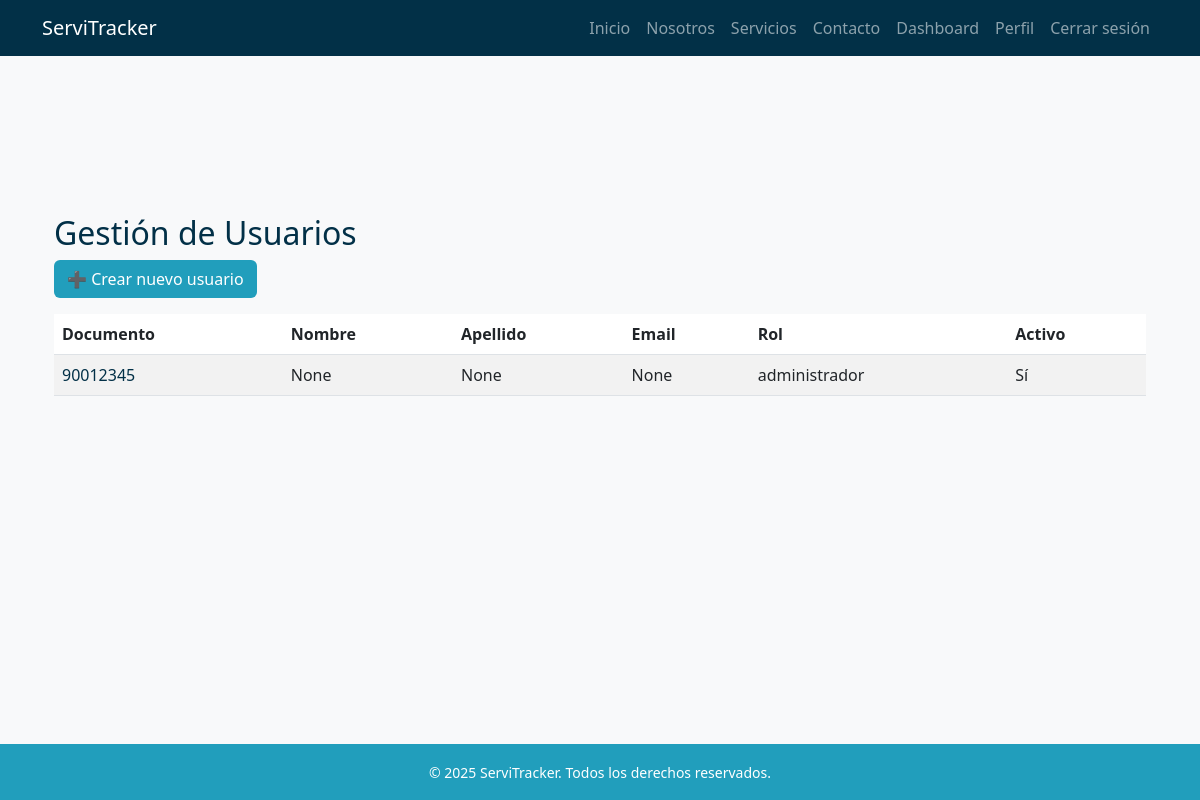
The app's page /usuarios/lista/ (signed in), older data.
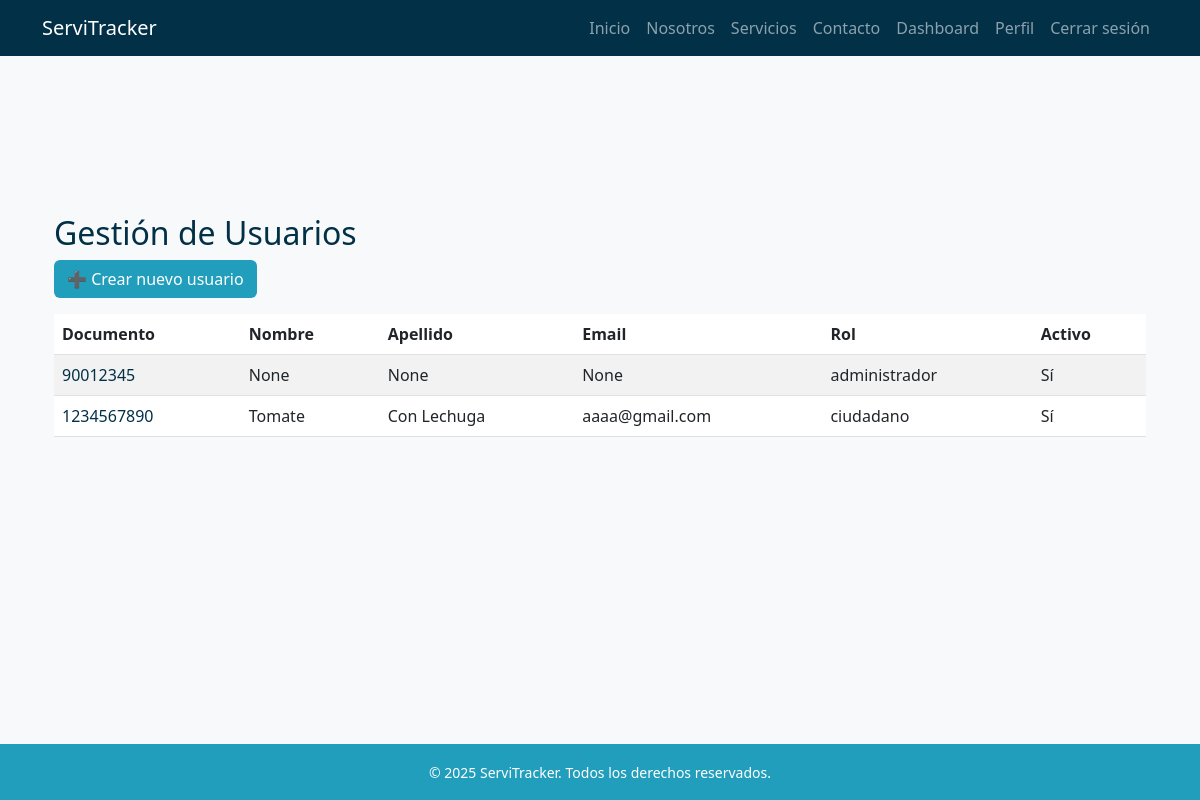
The same page, newer data.
### usuarios/models.py (models this page shows, shortened)
class Usuario(AbstractBaseUser, PermissionsMixin):
    ROLES = [
        ("administrador", "Administrador"),
        ("agente", "Agente"),
        ("tecnico", "Técnico"),
        ("ciudadano", "Ciudadano"),
    ]
    documento = models.CharField(max_length=20, unique=True)
    email = models.EmailField(blank=True, null=True)
    nombres = models.CharField(max_length=100, blank=True, null=True)
    apellidos = models.CharField(max_length=100, blank=True, null=True)
    rol = models.CharField(max_length=20, choices=ROLES, default="ciudadano")
    especialidad = models.ForeignKey(Especialidad, on_delete=models.SET_NULL, null=True, blank=True)
    is_active = models.BooleanField(default=True)
    is_staff = models.BooleanField(default=False)
    date_joined = models.DateTimeField(auto_now_add=True)
    objects = UsuarioManager()
    USERNAME_FIELD = "documento"
    REQUIRED_FIELDS = []  # puedes agregar 'email' si quieres que sea obligatorio

### usuarios/views.py (the view)
# urls.py: path("lista/", views.lista_usuarios, name="lista_usuarios"),
@user_passes_test(lambda u: u.is_staff or u.rol == "administrador")
def lista_usuarios(request):
    usuarios = Usuario.objects.all()
    return render(request, 'usuarios/lista_usuarios.html', {'usuarios': usuarios})

### templates/usuarios/lista_usuarios.html (shortened to what this page needs)
{% extends 'base.html' %}
{% block content %}
<div class="container my-5">
    <h2 class="text-blue-dark">Gestión de Usuarios</h2>
    <a href="{% url 'crear_usuario' %}" class="btn btn-blue-mid mb-3">➕ Crear nuevo usuario</a>
    <table class="table table-striped">
        <thead>
            <tr>
                <th>Documento</th>
                <th>Nombre</th>
                <th>Apellido</th>
                <th>Email</th>
                <th>Rol</th>
                <th>Activo</th>
            </tr>
        </thead>
        <tbody>
            {% for u in usuarios %}
            <tr>
                <td>
                    <a href="{% url 'detalle_usuario' u.pk %}" class="text-decoration-none text-blue-dark">
                        {{ u.documento }}
                    </a>
                </td>
                <td>{{ u.nombres }}</td>
                <td>{{ u.apellidos }}</td>
                <td>{{ u.email }}</td>
                <td>{{ u.rol }}</td>
                <td>{{ u.is_active|yesno:"Sí,No" }}</td>
            </tr>
            {% empty %}
            <tr><td colspan="6">No hay usuarios registrados.</td></tr>
            {% endfor %}
        </tbody>
    </table>
</div>
{% endblock %}

### templates/base.html (shortened to what this page needs)
<!DOCTYPE html>
<html lang="es">
<head>
    {% load static %}
    <link href="https://cdn.jsdelivr.net/npm/bootstrap@5.3.0/dist/css/bootstrap.min.css" rel="stylesheet">
    <link rel="stylesheet" href="{% static 'css/style.css' %}">
</head>
<body>
    <header class="navbar navbar-expand-lg navbar-dark bg-blue-dark fixed-top">
        <div class="container">
            <a class="navbar-brand" href="{% url 'index' %}">ServiTracker</a>
            <nav class="collapse navbar-collapse" id="navbarNav">
                <ul class="navbar-nav ms-auto">
                    <li class="nav-item"><a class="nav-link" href="{% url 'index' %}#inicio">Inicio</a></li>
                    <li class="nav-item"><a class="nav-link" href="{% url 'index' %}#nosotros">Nosotros</a></li>
                    <li class="nav-item"><a class="nav-link" href="{% url 'index' %}#servicios">Servicios</a></li>
                    <li class="nav-item"><a class="nav-link" href="{% url 'index' %}#contacto">Contacto</a></li>
                    {% if user.is_authenticated %}
                        {% if user.rol == "administrador" or user.rol == "agente" %}
                            <li class="nav-item"><a class="nav-link" href="{% url 'dashboard' %}">Dashboard</a></li>
                        {% endif %}
                        <li class="nav-item"><a class="nav-link" href="{% url 'perfil' %}">Perfil</a></li>
                        <li class="nav-item"><a class="nav-link" href="{% url 'logout' %}">Cerrar sesión</a></li>
                    {% else %}
                        <li class="nav-item"><a class="nav-link" href="{% url 'login' %}">Login</a></li>
                        <li class="nav-item"><a class="nav-link" href="{% url 'registro' %}">Registro</a></li>
                    {% endif %}
                </ul>
            </nav>
        </div>
    </header>
    <main class="container my-5 pt-5">
        {% block content %}
        {% endblock %}
    </main>
    <footer class="bg-blue-mid text-white text-center p-3 mt-5">
        <small>© 2025 ServiTracker. Todos los derechos reservados.</small>
    </footer>
</body>
</html>

### static/css/style.css (style rules this page uses)
:root { --blue-light: #8ecae6; --blue-mid: #219ebc; --blue-deep: #126782; --blue-dark: #023047; --yellow: #ffb703; --orange-light: #fd9e02; --orange-dark: #fb8500; }
.text-blue-dark { color: var(--blue-dark); }
.bg-blue-mid { background-color: var(--blue-mid); }
.bg-blue-dark { background-color: var(--blue-dark); }
body { font-family: 'Segoe UI', sans-serif; background-color: #f8f9fa; padding-top: 70px; min-height: 100vh; display: flex; flex-direction: column; }
main { flex: 1; min-height: 60vh; }
.btn-blue-mid { background-color: var(--blue-mid); color: white; }

Row changes from the older to the newer data that the page shows:
added Usuario: documento "1234567890", nombres "Tomate", apellidos "Con Lechuga", email "aaaa@gmail.com", rol "ciudadano", is_active "Sí"
